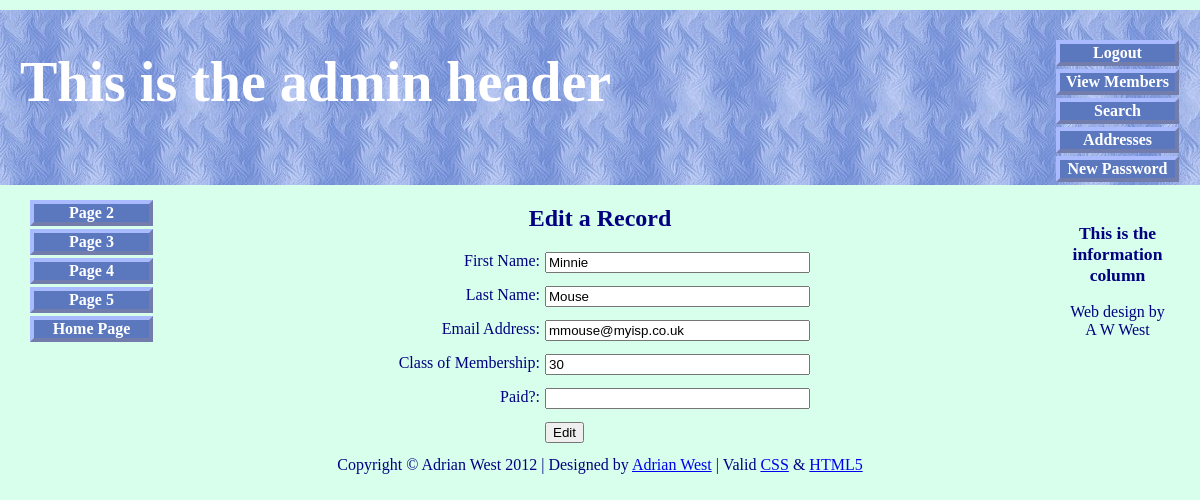
The app's page /edit_record.php?id=65 (signed in) with its own data.
### tables this page shows
CREATE TABLE IF NOT EXISTS `users` (
  `user_id` mediumint(6) unsigned NOT NULL AUTO_INCREMENT,
  `title` char(10) NOT NULL,
  `fname` varchar(30) NOT NULL,
  `lname` varchar(40) NOT NULL,
  `email` varchar(50) NOT NULL,
  `psword` char(40) NOT NULL,
  `uname` char(12) NOT NULL,
  `registration_date` datetime NOT NULL,
  `class` char(20) NOT NULL,
  `user_level` tinyint(2) unsigned NOT NULL,
  `addr1` varchar(50) NOT NULL,
  `addr2` varchar(50) DEFAULT NULL,
  `city` varchar(50) NOT NULL,
  `county` char(20) NOT NULL,
  `pcode` char(10) NOT NULL,
  `phone` char(11) DEFAULT NULL,
  `paid` enum('No','Yes') NOT NULL,
  PRIMARY KEY (`user_id`)
);

### edit_record.php (the view, shortened to what this page needs)
<!doctype html>
<html lang=en>
<head>
<link rel="stylesheet" type="text/css" href="includes.css">
</head>
<body>
<div id="container">
<?php include("header-admin.php"); ?>
<?php include("nav.php"); ?>
<?php include("info-col.php"); ?>
<div id="content">
<h2>Edit a Record</h2>
<?php
if ( (isset($_GET['id'])) && (is_numeric($_GET['id'])) ) {
	$id = $_GET['id'];
} elseif ( (isset($_POST['id'])) && (is_numeric($_POST['id'])) ) {
	$id = $_POST['id'];
} else {
	echo '<p class="error">This page has been accessed in error.</p>';
	include ('footer.php');
	exit();
}
require ('./mysqli_connect.php');
$q = "SELECT fname, lname, email, class, paid FROM users WHERE user_id=$id";
$result = @mysqli_query ($dbcon, $q);
if (mysqli_num_rows($result) == 1) {
	$row = mysqli_fetch_array ($result, MYSQLI_NUM);
	echo '<form action="edit_record.php" method="post">
<p><label class="label" for="fname">First Name:</label><input class="fl-left" id="fname" type="text" name="fname" size="30" maxlength="30" value="' . $row[0] . '"></p>
<br><p><label class="label" for="lname">Last Name:</label><input class="fl-left" type="text" name="lname" size="30" maxlength="40" value="' . $row[1] . '"></p>
<br><p><label class="label" for="email">Email Address:</label><input class="fl-left" type="text" name="email" size="30" maxlength="50" value="' . $row[2] . '"></p>
<br><p><label class="label" for="class">Class of Membership:</label><input class="fl-left" type="text" name="class" size="30" maxlength="50" value="' . $row[3] . '"></p>
<br><p><label class="label" for="paid">Paid?:</label><input class="fl-left" type="text" name="paid" size="30" maxlength="50" value="' . $row[4] . '"></p>
<p>&nbsp;<p><input id="submit" type="submit" name="submit" value="Edit"></p>
<br><input type="hidden" name="id" value="' . $id . '" />
</form>';
} else {
	echo '<p class="error">This page has been accessed by an unauthorized person.</p>';
}
include ('footer.php');
?>
</div>
</div>
</body>
</html>

### includes.css (style rules this page uses)
h2 { font-size:150%; color:navy; text-align:center; }
#container { position:relative; min-width:960px; max-width:1200px; margin:auto; text-align:left; }
#content { margin-left:150px; margin-right:150px; }
form { margin-left:180px; }
.label { float:left; width:210px; text-align:right; clear:left; margin-right:5px; }
#submit { margin-left:215px; text-align:center; }

### edit_record.php (style rules this page uses)
p { text-align:center; }
input.fl-left { float:left; }
#submit { float:left; }

### records on screen
users: fname "Minnie", lname "Mouse", email "mmouse@myisp.co.uk", class "30"
